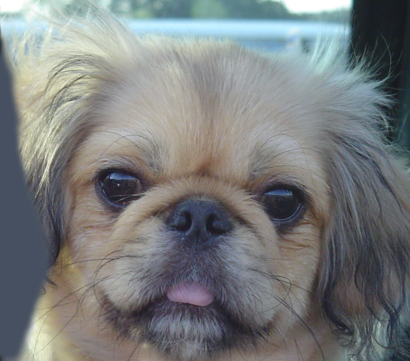
//> input picture proj1/dog.jpg, 410 x 361 px
$ ./proj1_mingfu   (built with g++ and OpenCV 4)
//> lines starting //> are read from the running program, lines starting //| are printed output that depends on the picture
/*
Author: Mingfu Li
CS 5390 Proj 1
*/
#include "opencv2/highgui.hpp"
#include "opencv2/imgproc.hpp"
#include "opencv2/imgcodecs.hpp"
#include <iostream>
#include <stdlib.h>
#include <stdio.h>
#include <math.h>

using namespace cv;
using namespace std;

int alpha;
int sigma1, sigma2;
int width1, width2;
Mat dst1,dst2,final;
vector<Mat> planes1,planes2;

void getGaussianLow(Mat& kernel, double sigma, int width) {
    double center = width/2;
    double sum = 0.0;

    for (int x = 0; x < width; ++x) {
        for (int y = 0; y < width; ++y) {
            kernel.at<float>(x,y) = exp( -1 * (pow((x-center)/sigma, 2.0) + pow((y-center)/sigma,2.0))/ (2 * M_PI * sigma * sigma));
            sum += kernel.at<float>(x,y);
        }
    }

    // normalize
    for (int x = 0; x < width; ++x) {
        for (int y = 0; y < width; ++y) {
            kernel.at<float>(x,y)/= sum;
        }
    }
}

// helper functions
void cvt2planes(Mat image, vector<Mat>& planes) {
    Mat temp;
    cvtColor(image, temp, COLOR_BGR2HSV);
    split( temp, planes);
    // namedWindow("V", WINDOW_AUTOSIZE);
    // imshow("V", input_planes[2]);
}

void cvt2image(Mat& dst, Mat p1, Mat p2, Mat p3) {
    Mat temp;
    vector<Mat> channels = {p1, p2, p3};
    merge(channels, temp);
    cvtColor(temp, dst, COLOR_HSV2BGR);
}

static void on_lowpass(int, void* )
{
    Mat g_kernel = Mat::zeros(width1+3,width1+3, CV_32F);
    Mat new_plane;

    getGaussianLow(g_kernel,sigma1+1, width1+3);
    // cout << "LPF" << endl << " " << g_kernel << endl << endl;
    filter2D( planes1[2], new_plane, -1, g_kernel);

    cvt2image(dst1, planes1[0], planes1[1], new_plane);
    imshow("LowPass", dst1);
}

static void on_highpass(int, void* )
{
    Mat g_kernel = Mat::zeros(width2+3,width2+3, CV_32F);
    Mat new_plane;

    getGaussianLow(g_kernel,sigma2+1, width2+3);
    filter2D( planes2[2], new_plane, -1, g_kernel);

    // deduct low freq component from original image
    // new_plane = planes2[2] - new_plane;
    addWeighted( planes2[2], 1, new_plane, -1, 0.0, new_plane);

    cvt2image(dst2, planes2[0], planes2[1], new_plane);
    imshow("HighPass", dst2);
}

static void on_trackbar( int, void* )
{
    float alpha_float = (float)alpha/10;
    // cout << alpha_float << endl;
    float beta = 1.0 - alpha_float;

    // Using binear interpolation to blend
    addWeighted( dst2, alpha_float, dst1, beta, 0.0, final);
    imshow( "Blended", final );
}

int main( int argc, const char** argv ){
    Mat m1 = imread("dog.jpg");
//> m1 is the input picture: 361 rows x 410 cols, CV_8UC3; mean B, G, R 125, 124.5, 121.2
    Mat m2 = imread("cat.jpg");
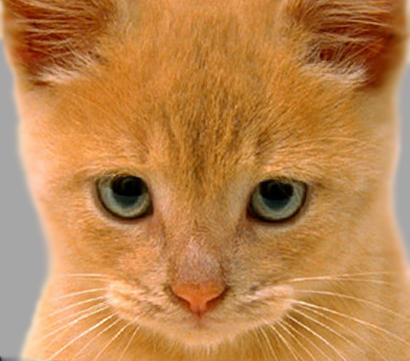
//> input picture proj1/cat.jpg, 410 x 361 px
//> m2 is the input picture: 361 rows x 410 cols, CV_8UC3; mean B, G, R 77.1, 132.5, 188.3

    dst1 = m1;
    dst2 = m2;

    namedWindow("LowPass", WINDOW_AUTOSIZE);
    namedWindow("HighPass", WINDOW_AUTOSIZE);
    moveWindow("HighPass", m1.cols, 0);
    namedWindow("Blended", WINDOW_AUTOSIZE);
    moveWindow("Blended", m1.cols+m2.cols, 0);

    imshow("LowPass",m1);
    imshow("HighPass",m2);
    imshow("Blended",m1);

    createTrackbar( "Kernel Size","LowPass", &width1, 6, on_lowpass);
    createTrackbar( "Sigma","LowPass", &sigma1, 3, on_lowpass);

    createTrackbar( "Kernel Size","HighPass", &width2, 12, on_highpass);
    createTrackbar( "Sigma","HighPass", &sigma2, 3, on_highpass);

    createTrackbar( "Alpha", "Blended", &alpha,10, on_trackbar);


    cvt2planes(m1, planes1);
//> in cvt2planes, `cvtColor(image, temp, COLOR_BGR2HSV);`: temp: 361 rows x 410 cols, CV_8UC3; mean H, S, V 74.4, 37.9, 132.4
//> in cvt2planes, `split( temp, planes);`:
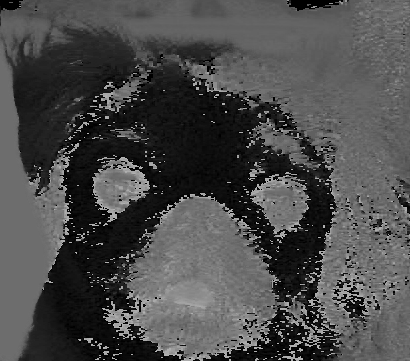
//> planes[0]: 361 rows x 410 cols, CV_8UC1; min 0, max 179, mean 74.4
    cvt2planes(m2, planes2);
//> in cvt2planes (call 2), `cvtColor(image, temp, COLOR_BGR2HSV);`: temp: 361 rows x 410 cols, CV_8UC3; mean H, S, V 14.6, 152.9, 188.3
//> in cvt2planes (call 2), `split( temp, planes);`:
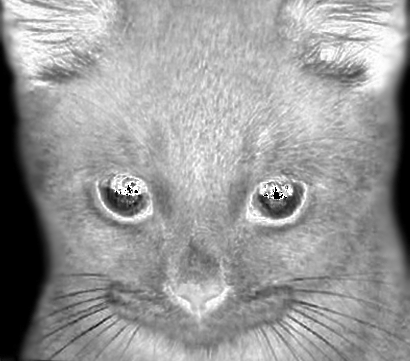
//> planes[1]: 361 rows x 410 cols, CV_8UC1; min 0, max 255, mean 152.9
//> in cvt2planes (call 2), `split( temp, planes);`:
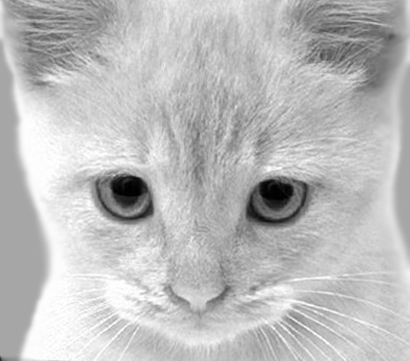
//> planes[2]: 361 rows x 410 cols, CV_8UC1; min 0, max 255, mean 188.3

    int k = waitKey(0);
//> in cvt2image, `merge(channels, temp);`:
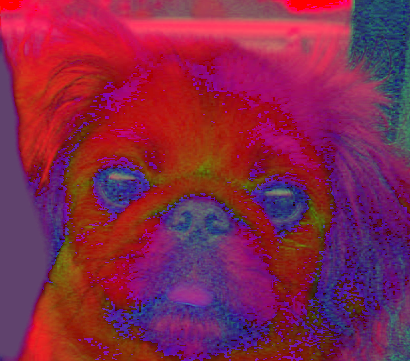
//> temp: 361 rows x 410 cols, CV_8UC3; mean B, G, R 74.4, 37.9, 132.4
//> in on_highpass, `addWeighted( planes2[2], 1, new_plane, -1, 0.0, new_plane);`:
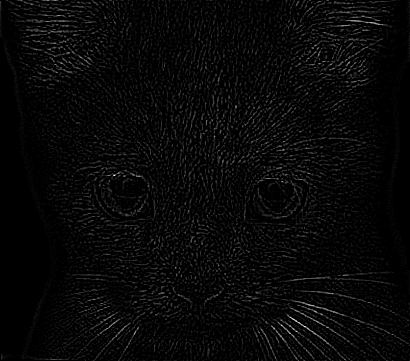
//> new_plane: 361 rows x 410 cols, CV_8UC1; min 0, max 38, mean 1.2; drawn with min black and max white
//> in cvt2image (call 2), `merge(channels, temp);`:
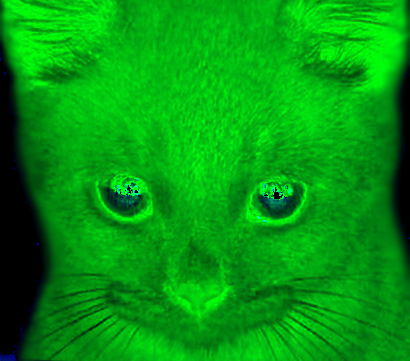
//> temp: 361 rows x 410 cols, CV_8UC3; mean B, G, R 14.6, 152.9, 1.2
//> the space key is pressed

    if (k == 27) {
        destroyAllWindows();
    } else if (k == int('s')) {
        imwrite("low-pass-image.png", dst1);
        imwrite("high-pass-image.png", dst2);
        imwrite("blended-image.png", final);

    }
    return 0;
}
